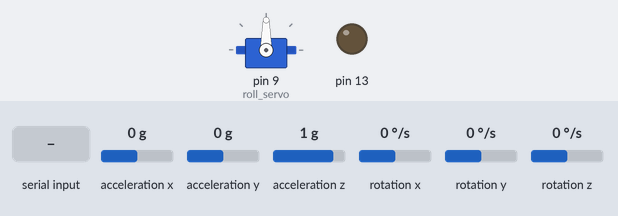
This sketch was run on a simulated Arduino Uno, built with avr-gcc and run on an emulated ATmega328P. Shown: servo, output pins drawn as LEDs (lit = HIGH). Wiring (inferred from the names in the program): MPU-6050 motion sensor at I2C address 0x68; MPU-6050 motion sensor at I2C address 0x69. The inputs (shaded band) are chosen by the test bench; at power-on: acceleration y 0 g, rotation x 0 °/s, acceleration x 0 g, acceleration z 1 g, rotation y 0 °/s, rotation z 0 °/s. What the sketch prints to the serial monitor is not drawn.

Above: at 2.1 s.
2.2 s: acceleration y set to -1.4 g
At 2.7 s:
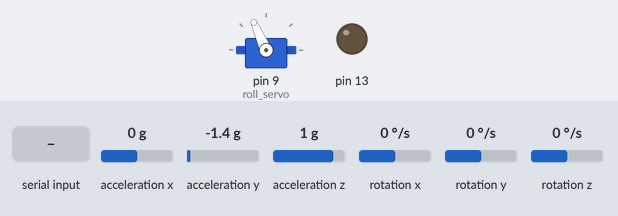
At 4.91 s:
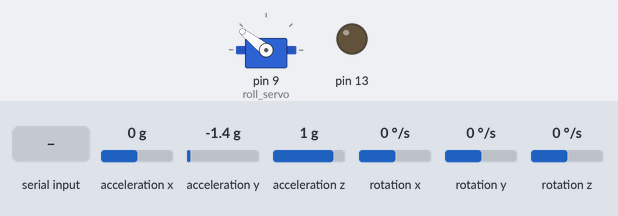
5.2 s: rotation x set to 192 °/s
8.2 s: rotation x set to -192 °/s
At 9.9 s:
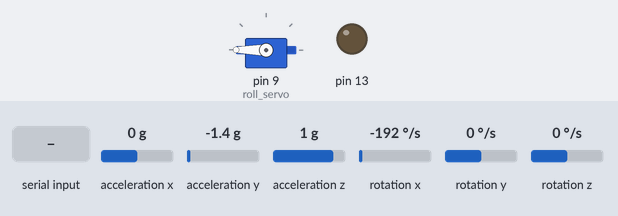
10.4 s: "." received over Serial
Timing chart, 0 to 12.9 s (numbered marks = the images above; inputs shaded):
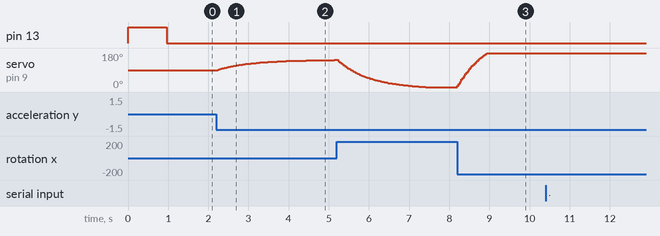

Measured:
- after the input at 2.2 s, servo on pin 9 (roll_servo): moves from 90° to 143° over 2.9 s, starting at once
- after the input at 8.2 s, servo on pin 9 (roll_servo): moves from 0° to 180° over 0.76 s, starting at once

The sketch:

2IMU_OP2.ino
```cpp
// MPU-6050 Accelerometer + Gyro

// Bluetooth module connected to digital pins 2,3
// I2C bus on A4, A5
// Servo on pin 0

#include <Wire.h>
//#include <SoftwareSerial.h>
#include <math.h>
#include <Servo.h>

#define MPU6050_I2C_ADDRESS 0x68

#define MPU6050_I2C_ADDRESS_1 0x69 //Ram new address

#define FREQ  30.0 // sample freq in Hz

// Bluetooth transmitter, used optionally
// SoftwareSerial BTSerial(2, 3); // RX | TX

Servo roll_servo;
Servo roll_servo_1; //Ram

// global angle, gyro derived
double gSensitivity = 65.5; // for 500 deg/s, check data sheet
double gx = 0, gy = 0, gz = 0;
double gx_1 = 0, gy_1 = 0, gz_1 = 0; //Ram: Define new vars
double gyrX = 0, gyrY = 0, gyrZ = 0;
double gyrX_1 = 0, gyrY_1 = 0, gyrZ_1 = 0; //Ram: Define new vars
int16_t accX = 0, accY = 0, accZ = 0;
int16_t accX_1 = 0, accY_1 = 0, accZ_1 = 0; //Ram: Define new vars

double gyrXoffs = -281.00, gyrYoffs = 18.00, gyrZoffs = -83.00;
double gyrX_1_offs = -281.00, gyrY_1_offs = 18.00, gyrZ_1_offs = -83.00; //Ram: Define new vars

void setup()
{
  int error;
  uint8_t c;
  uint8_t sample_div;

  //BTSerial.begin(38400);
  Serial.begin(38400);
  // debug led
  pinMode(13, OUTPUT);
  // servo
  roll_servo.attach(9, 550, 2550);
  // Initialize the 'Wire' class for the I2C-bus.
  Wire.begin();
  // PWR_MGMT_1:
  // wake up
  i2c_write_reg (MPU6050_I2C_ADDRESS, 0x6b, 0x00);
  // Serial.println("ADD1 WRITE1");
  // CONFIG:
  // Low pass filter samples, 1khz sample rate
  i2c_write_reg (MPU6050_I2C_ADDRESS, 0x1a, 0x01);
  // Serial.println("ADD1 WRITE2");
  // GYRO_CONFIG:
  // 500 deg/s, FS_SEL=1
  // This means 65.5 LSBs/deg/s
  i2c_write_reg(MPU6050_I2C_ADDRESS, 0x1b, 0x08);
  // Serial.println("ADD1 WRITE3");
  // CONFIG:
  // set sample rate
  // sample rate FREQ = Gyro sample rate / (sample_div + 1)
  // 1kHz / (div + 1) = FREQ
  // reg_value = 1khz/FREQ - 1
  sample_div = 1000 / FREQ - 1;
  i2c_write_reg (MPU6050_I2C_ADDRESS, 0x19, sample_div);
  // Serial.println("ADD1 WRITE4");


  i2c_write_reg (MPU6050_I2C_ADDRESS_1, 0x6b, 0x00);//Ram
  // Serial.println("ADD2 WRITE1");
  i2c_write_reg (MPU6050_I2C_ADDRESS_1, 0x1a, 0x01);//Ram
  // Serial.println("ADD2 WRITE2");
  i2c_write_reg(MPU6050_I2C_ADDRESS_1, 0x1b, 0x08); //Ram
  // Serial.println("ADD2 WRITE3");
  i2c_write_reg (MPU6050_I2C_ADDRESS_1, 0x19, sample_div); //Ram
  // Serial.println("ADD WRITE4");


//  Serial.write("Calibrating...");
  digitalWrite(13, HIGH);
  calibrate();
  calibrate_1();
  digitalWrite(13, LOW);
//  Serial.write("done.");
}

void loop()
{
  int error;
  double dT;
  double ax, ay, az;
  double ax_1, ay_1, az_1; // Ram define vars
  unsigned long start_time, end_time;

  start_time = millis();

  read_sensor_data();

  // angles based on accelerometer
  ay = atan2(accX, sqrt( pow(accY, 2) + pow(accZ, 2))) * 180 / M_PI;
  ax = atan2(accY, sqrt( pow(accX, 2) + pow(accZ, 2))) * 180 / M_PI;

  //Ram: angles based on accelerometer
  ay_1 = atan2(accX_1, sqrt( pow(accY_1, 2) + pow(accZ_1, 2))) * 180 / M_PI;
  ax_1 = atan2(accY_1, sqrt( pow(accX_1, 2) + pow(accZ_1, 2))) * 180 / M_PI;

  // angles based on gyro (deg/s)
  gx = gx + gyrX / FREQ;
  gy = gy - gyrY / FREQ;
  gz = gz + gyrZ / FREQ;

  //Ram angles based on gyro (deg/s)
  gx_1 = gx_1 + gyrX_1 / FREQ;
  gy_1 = gy_1 - gyrY_1 / FREQ;
  gz_1 = gz_1 + gyrZ_1 / FREQ;

  // complementary filter
  // tau = DT*(A)/(1-A)
  // = 0.48sec
  gx = gx * 0.96 + ax * 0.04;
  gy = gy * 0.96 + ay * 0.04;

  // Ram: Complementary filter
  gx_1 = gx_1 * 0.96 + ax_1 * 0.04;
  gy_1 = gy_1 * 0.96 + ay_1 * 0.04;

  //Serial.println(ax,2);
  //Serial.println("INBET");
  //Serial.println(ax_1,2);

  // check if there is some kind of request
  // from the other side...
  if(Serial.available())
  {
    char rx_char;
    // dummy read

    rx_char = Serial.read();
    // we have to send data, as requested
    if (rx_char == '.'){
      digitalWrite(13, HIGH);
      Serial.print(gx, 2);
      Serial.print(", ");
      Serial.print(gy, 2);
      Serial.print(", ");
      Serial.print(gz, 2);
      Serial.print(", ");
      Serial.print(gx_1, 2); //Ram
      Serial.print(", "); //Ram
      Serial.print(gy_1, 2);
      Serial.print(", ");
      Serial.println(gz_1, 2);
      digitalWrite(13, LOW);
    }

    // reset z gyro axis
    if (rx_char == 'z'){
      gz = 0;
      gz_1 = 0;
    }
  }

  roll_servo.write(-gx+90);
  roll_servo_1.write(-gx_1+90);

  end_time = millis();

  // remaining time to complete sample time
  delay(((1/FREQ) * 1000) - (end_time - start_time));
  //Serial.println(end_time - start_time);
}


void calibrate(){

  int x;
  long xSum = 0, ySum = 0, zSum = 0;
  uint8_t i2cData[6];
  int num = 500;
  uint8_t error;

  for (x = 0; x < num; x++){

    error = i2c_read(MPU6050_I2C_ADDRESS, 0x43, i2cData, 6);
    if(error!=0)
    return;

    xSum += ((i2cData[0] << 8) | i2cData[1]);
    ySum += ((i2cData[2] << 8) | i2cData[3]);
    zSum += ((i2cData[4] << 8) | i2cData[5]);
  }
  gyrXoffs = xSum / num;
  gyrYoffs = ySum / num;
  gyrZoffs = zSum / num;


//  Serial.println("Calibration result:");
//  Serial.print(gyrXoffs);
//  Serial.print(", ");
//  Serial.print(gyrYoffs);
//  Serial.print(", ");
//  Serial.println(gyrZoffs);

}


void calibrate_1(){

  int x;
  long xSum = 0, ySum = 0, zSum = 0;
  uint8_t i2cData[6];
  int num = 500;
  uint8_t error;

  for (x = 0; x < num; x++){

    error = i2c_read(MPU6050_I2C_ADDRESS_1, 0x43, i2cData, 6);
    if(error!=0)
    return;

    xSum += ((i2cData[0] << 8) | i2cData[1]);
    ySum += ((i2cData[2] << 8) | i2cData[3]);
    zSum += ((i2cData[4] << 8) | i2cData[5]);
  }
  gyrX_1_offs = xSum / num;
  gyrY_1_offs = ySum / num;
  gyrZ_1_offs = zSum / num;

//  Serial.println("Calibration result:");
//  Serial.print(gyrXoffs);
//  Serial.print(", ");
//  Serial.print(gyrYoffs);
//  Serial.print(", ");
//  Serial.println(gyrZoffs);

}


void read_sensor_data(){
 uint8_t i2cData[14];
 uint8_t error;


 // read imu data
 error = i2c_read(MPU6050_I2C_ADDRESS, 0x3b, i2cData, 14);
 if(error!=0)
 return;

//Serial.println("Ver1_Start");
 // assemble 16 bit sensor data
 accX = ((i2cData[0] << 8) | i2cData[1]);
 accY = ((i2cData[2] << 8) | i2cData[3]);
 accZ = ((i2cData[4] << 8) | i2cData[5]);

 gyrX = (((i2cData[8] << 8) | i2cData[9]) - gyrXoffs) / gSensitivity;
 gyrY = (((i2cData[10] << 8) | i2cData[11]) - gyrYoffs) / gSensitivity;
 gyrZ = (((i2cData[12] << 8) | i2cData[13]) - gyrZoffs) / gSensitivity;
//Serial.println("Ver1_End");

//Ram
 uint8_t i2cData_1[14]; //Ram
 uint8_t error_1; //Ram
  // read imu data
 error = i2c_read(MPU6050_I2C_ADDRESS_1, 0x3b, i2cData_1, 14);
 if(error_1!=0)
 return;
 //Serial.println("Ver2_start");
 // assemble 16 bit sensor data
 accX_1 = ((i2cData_1[0] << 8) | i2cData_1[1]);
 accY_1 = ((i2cData_1[2] << 8) | i2cData_1[3]);
 accZ_1 = ((i2cData_1[4] << 8) | i2cData_1[5]);

 //Serial.println(accX_1,2);

 gyrX_1 = (((i2cData_1[8] << 8) | i2cData_1[9]) - gyrX_1_offs) / gSensitivity;
 gyrY_1 = (((i2cData_1[10] << 8) | i2cData_1[11]) - gyrY_1_offs) / gSensitivity;
 gyrZ_1 = (((i2cData_1[12] << 8) | i2cData_1[13]) - gyrZ_1_offs) / gSensitivity;
 //Serial.println("Ver2_end");
 //Serial.println(accX,2);
}


// ---- I2C routines

int i2c_read(int addr, int start, uint8_t *buffer, int size)
{
  int i, n, error;

  Wire.beginTransmission(addr);
  n = Wire.write(start);
  if (n != 1)
  return (-10);

  n = Wire.endTransmission(false);    // hold the I2C-bus
  if (n != 0)
  return (n);

  // Third parameter is true: relase I2C-bus after data is read.
  Wire.requestFrom(addr, size, true);
  i = 0;
  while(Wire.available() && i<size)
  {
    buffer[i++]=Wire.read();
  }
  if ( i != size)
  return (-11);

  return (0);  // return : no error
}


int i2c_write(int addr, int start, const uint8_t *pData, int size)
{
  int n, error;

  Wire.beginTransmission(addr);
  n = Wire.write(start);        // write the start address
  if (n != 1)
  return (-20);

  n = Wire.write(pData, size);  // write data bytes
  if (n != size)
  return (-21);

  error = Wire.endTransmission(true); // release the I2C-bus
  if (error != 0)
  return (error);
  //Serial.println("ENTERS THIS FUNC");
  return (0);         // return : no error
}


int i2c_write_reg(int addr, int reg, uint8_t data)
{
  int error;

  error = i2c_write(addr, reg, &data, 1);
  Serial.println(error);
  return (error);
}
```
